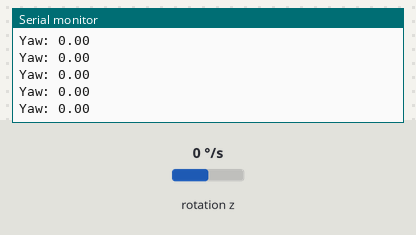
Simulated run of this sketch. Board: Arduino Uno, built with avr-gcc and run on an emulated ATmega328P. Parts: the last lines printed to the serial monitor. Wiring (inferred from the names in the program): MPU-6050 motion sensor at I2C address 0x68. The inputs (shaded band) are chosen by the test bench; at power-on: rotation z 0 °/s.

Above: at 1.2 s.
1.3 s: rotation z set to 12 °/s
At 2.3 s:
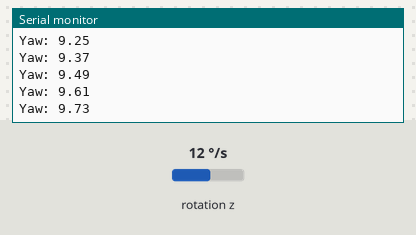
4.3 s: rotation z set to 100 °/s
At 5.4 s:
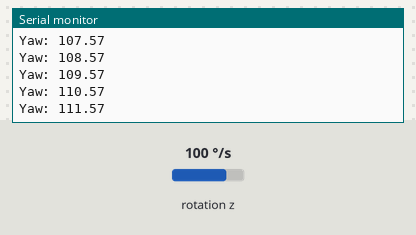
Timing chart, 0 to 7.3 s (numbered marks = the images above; inputs shaded):
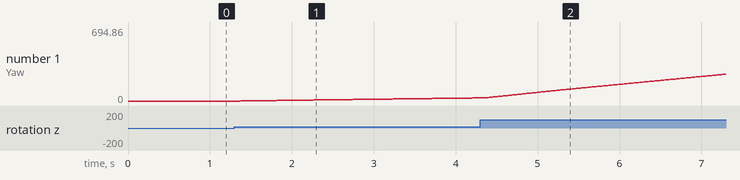

The sketch:

PreciseSelfLocalization.ino
```cpp
#include <Wire.h>

#define MPU6050_ADDR 0x68 // I2C address of the sensor
#define PWR_MGMT_1 0x6B // Power management register
#define GYRO_CONFIG 0x1B // Gyroscope configuration register
#define GYRO_XOUT_H 0x43 // Gyroscope X axis high byte register
#define GYRO_XOUT_L 0x44 // Gyroscope X axis low byte register
#define GYRO_YOUT_H 0x45 // Gyroscope Y axis high byte register
#define GYRO_YOUT_L 0x46 // Gyroscope Y axis low byte register
#define GYRO_ZOUT_H 0x47 // Gyroscope Z axis high byte register
#define GYRO_ZOUT_L 0x48 // Gyroscope Z axis low byte register

float yaw = 0; // Yaw angle in degrees
float z_dps = 0; // Z axis angular velocity in degrees per second
int16_t z = 0; // Z axis raw data in LSB
int16_t z_high = 0; // Z axis high byte data
int16_t z_low = 0; // Z axis low byte data

void setup() {
  Serial.begin(9600);
  Wire.begin();

  // Wake up the sensor from sleep mode by writing 0x00 to PWR_MGMT_1 register
  Wire.beginTransmission(MPU6050_ADDR);
  Wire.write(PWR_MGMT_1);
  Wire.write(0x00);
  Wire.endTransmission();

  // Set the gyroscope full-scale range to ±2000°/s by writing 0x18 to GYRO_CONFIG register
  Wire.beginTransmission(MPU6050_ADDR);
  Wire.write(GYRO_CONFIG);
  Wire.write(0x18);
  Wire.endTransmission();
}

void loop() {

   // Read the gyroscope Z axis high byte data from GYRO_ZOUT_H register
   Wire.beginTransmission(MPU6050_ADDR);
   Wire.write(GYRO_ZOUT_H);
   Wire.endTransmission();
   Wire.requestFrom(MPU6050_ADDR,1);
   if(Wire.available() > 0){
     z_high = Wire.read();
   }

   // Read the gyroscope Z axis low byte data from GYRO_ZOUT_L register
   Wire.beginTransmission(MPU6050_ADDR);
   Wire.write(GYRO_ZOUT_L);
   Wire.endTransmission();
   Wire.requestFrom(MPU6050_ADDR,1);
   if(Wire.available() > 0){
     z_low = Wire.read();
   }

   // Combine the high and low bytes into a 16-bit signed integer value
   z = (int16_t)((z_high << 8) | z_low);

   // Convert the raw data to degrees per second using a scale factor of 16.4 LSB/°/s
   z_dps = z / 16.4;

   // Integrate the angular velocity over time to get the yaw angle, assuming a sampling rate of 10 milliseconds
   yaw = yaw + z_dps * 0.01;

   // Print the yaw angle to the serial monitor
   Serial.print("Yaw: ");
   Serial.println(yaw);

}
```

Measured:
- after the input at 1.3 s, the serial monitor: prints a new line after 0.07 s (image 1)
- plotted number 1: 0 → 29.07 after the input at 1.3 s
